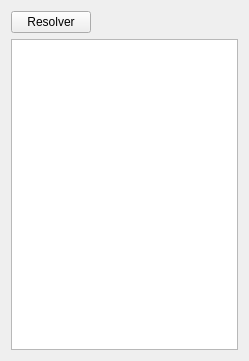
<?xml version="1.0" encoding="UTF-8"?>
<ui version="4.0">
 <class>SolveForm</class>
 <widget class="QWidget" name="SolveForm">
  <property name="geometry">
   <rect>
    <x>0</x>
    <y>0</y>
    <width>249</width>
    <height>361</height>
   </rect>
  </property>
  <property name="windowTitle">
   <string>Form</string>
  </property>
  <layout class="QVBoxLayout" name="verticalLayout">
   <item>
    <layout class="QHBoxLayout" name="horizontalLayout">
     <item>
      <widget class="QPushButton" name="resolverPushButton">
       <property name="text">
        <string>Resolver</string>
       </property>
      </widget>
     </item>
     <item>
      <spacer name="horizontalSpacer">
       <property name="orientation">
        <enum>Qt::Horizontal</enum>
       </property>
       <property name="sizeHint" stdset="0">
        <size>
         <width>40</width>
         <height>20</height>
        </size>
       </property>
      </spacer>
     </item>
    </layout>
   </item>
   <item>
    <widget class="QTableWidget" name="tableWidget"/>
   </item>
  </layout>
 </widget>
 <resources/>
 <connections/>
</ui>
